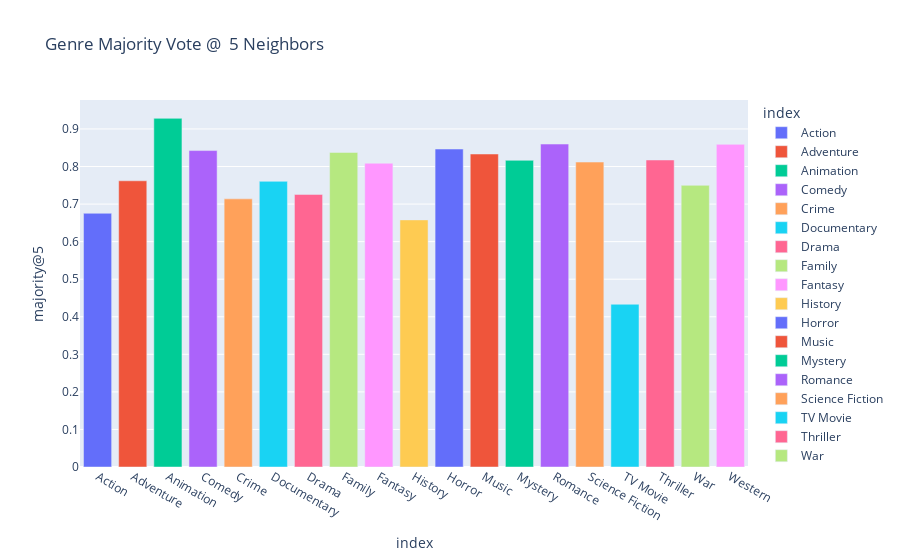

The code cell stored with this chart in its notebook:
### Code cell
fig = px.bar(metrics[majorities], x=metrics.index, y="majority@5", color=metrics.index, title="Genre Majority Vote @ 5 Neighbors")
fig.show()

### Figure 1 — Plotly figure (JSON) as saved in the notebook; plotly's stock layout.template omitted (floating-point values rounded to 4 significant figures)
{"data": [{"alignmentgroup": "True", "hovertemplate": "index=%{x}<br>majority@5=%{y}<extra></extra>", "legendgroup": "Action", "marker": {"color": "#636efa", "pattern": {"shape": ""}}, "name": "Action", "offsetgroup": "Action", "orientation": "v", "showlegend": true, "textposition": "auto", "type": "bar", "x": ["Action"], "xaxis": "x", "y": [0.6755], "yaxis": "y"}, {"alignmentgroup": "True", "hovertemplate": "index=%{x}<br>majority@5=%{y}<extra></extra>", "legendgroup": "Adventure", "marker": {"color": "#EF553B", "pattern": {"shape": ""}}, "name": "Adventure", "offsetgroup": "Adventure", "orientation": "v", "showlegend": true, "textposition": "auto", "type": "bar", "x": ["Adventure"], "xaxis": "x", "y": [0.762], "yaxis": "y"}, {"alignmentgroup": "True", "hovertemplate": "index=%{x}<br>majority@5=%{y}<extra></extra>", "legendgroup": "Animation", "marker": {"color": "#00cc96", "pattern": {"shape": ""}}, "name": "Animation", "offsetgroup": "Animation", "orientation": "v", "showlegend": true, "textposition": "auto", "type": "bar", "x": ["Animation"], "xaxis": "x", "y": [0.9282], "yaxis": "y"}, {"alignmentgroup": "True", "hovertemplate": "index=%{x}<br>majority@5=%{y}<extra></extra>", "legendgroup": "Comedy", "marker": {"color": "#ab63fa", "pattern": {"shape": ""}}, "name": "Comedy", "offsetgroup": "Comedy", "orientation": "v", "showlegend": true, "textposition": "auto", "type": "bar", "x": ["Comedy"], "xaxis": "x", "y": [0.8425], "yaxis": "y"}, {"alignmentgroup": "True", "hovertemplate": "index=%{x}<br>majority@5=%{y}<extra></extra>", "legendgroup": "Crime", "marker": {"color": "#FFA15A", "pattern": {"shape": ""}}, "name": "Crime", "offsetgroup": "Crime", "orientation": "v", "showlegend": true, "textposition": "auto", "type": "bar", "x": ["Crime"], "xaxis": "x", "y": [0.7139], "yaxis": "y"}, {"alignmentgroup": "True", "hovertemplate": "index=%{x}<br>majority@5=%{y}<extra></extra>", "legendgroup": "Documentary", "marker": {"color": "#19d3f3", "pattern": {"shape": ""}}, "name": "Documentary", "offsetgroup": "Documentary", "orientation": "v", "showlegend": true, "textposition": "auto", "type": "bar", "x": ["Documentary"], "xaxis": "x", "y": [0.7606], "yaxis": "y"}, {"alignmentgroup": "True", "hovertemplate": "index=%{x}<br>majority@5=%{y}<extra></extra>", "legendgroup": "Drama", "marker": {"color": "#FF6692", "pattern": {"shape": ""}}, "name": "Drama", "offsetgroup": "Drama", "orientation": "v", "showlegend": true, "textposition": "auto", "type": "bar", "x": ["Drama"], "xaxis": "x", "y": [0.7258], "yaxis": "y"}, {"alignmentgroup": "True", "hovertemplate": "index=%{x}<br>majority@5=%{y}<extra></extra>", "legendgroup": "Family", "marker": {"color": "#B6E880", "pattern": {"shape": ""}}, "name": "Family", "offsetgroup": "Family", "orientation": "v", "showlegend": true, "textposition": "auto", "type": "bar", "x": ["Family"], "xaxis": "x", "y": [0.8375], "yaxis": "y"}, {"alignmentgroup": "True", "hovertemplate": "index=%{x}<br>majority@5=%{y}<extra></extra>", "legendgroup": "Fantasy", "marker": {"color": "#FF97FF", "pattern": {"shape": ""}}, "name": "Fantasy", "offsetgroup": "Fantasy", "orientation": "v", "showlegend": true, "textposition": "auto", "type": "bar", "x": ["Fantasy"], "xaxis": "x", "y": [0.8088], "yaxis": "y"}, {"alignmentgroup": "True", "hovertemplate": "index=%{x}<br>majority@5=%{y}<extra></extra>", "legendgroup": "History", "marker": {"color": "#FECB52", "pattern": {"shape": ""}}, "name": "History", "offsetgroup": "History", "orientation": "v", "showlegend": true, "textposition": "auto", "type": "bar", "x": ["History"], "xaxis": "x", "y": [0.6579], "yaxis": "y"}, {"alignmentgroup": "True", "hovertemplate": "index=%{x}<br>majority@5=%{y}<extra></extra>", "legendgroup": "Horror", "marker": {"color": "#636efa", "pattern": {"shape": ""}}, "name": "Horror", "offsetgroup": "Horror", "orientation": "v", "showlegend": true, "textposition": "auto", "type": "bar", "x": ["Horror"], "xaxis": "x", "y": [0.8466], "yaxis": "y"}, {"alignmentgroup": "True", "hovertemplate": "index=%{x}<br>majority@5=%{y}<extra></extra>", "legendgroup": "Music", "marker": {"color": "#EF553B", "pattern": {"shape": ""}}, "name": "Music", "offsetgroup": "Music", "orientation": "v", "showlegend": true, "textposition": "auto", "type": "bar", "x": ["Music"], "xaxis": "x", "y": [0.8333], "yaxis": "y"}, {"alignmentgroup": "True", "hovertemplate": "index=%{x}<br>majority@5=%{y}<extra></extra>", "legendgroup": "Mystery", "marker": {"color": "#00cc96", "pattern": {"shape": ""}}, "name": "Mystery", "offsetgroup": "Mystery", "orientation": "v", "showlegend": true, "textposition": "auto", "type": "bar", "x": ["Mystery"], "xaxis": "x", "y": [0.8165], "yaxis": "y"}, {"alignmentgroup": "True", "hovertemplate": "index=%{x}<br>majority@5=%{y}<extra></extra>", "legendgroup": "Romance", "marker": {"color": "#ab63fa", "pattern": {"shape": ""}}, "name": "Romance", "offsetgroup": "Romance", "orientation": "v", "showlegend": true, "textposition": "auto", "type": "bar", "x": ["Romance"], "xaxis": "x", "y": [0.8598], "yaxis": "y"}, {"alignmentgroup": "True", "hovertemplate": "index=%{x}<br>majority@5=%{y}<extra></extra>", "legendgroup": "Science Fiction", "marker": {"color": "#FFA15A", "pattern": {"shape": ""}}, "name": "Science Fiction", "offsetgroup": "Science Fiction", "orientation": "v", "showlegend": true, "textposition": "auto", "type": "bar", "x": ["Science Fiction"], "xaxis": "x", "y": [0.8119], "yaxis": "y"}, {"alignmentgroup": "True", "hovertemplate": "index=%{x}<br>majority@5=%{y}<extra></extra>", "legendgroup": "TV Movie", "marker": {"color": "#19d3f3", "pattern": {"shape": ""}}, "name": "TV Movie", "offsetgroup": "TV Movie", "orientation": "v", "showlegend": true, "textposition": "auto", "type": "bar", "x": ["TV Movie"], "xaxis": "x", "y": [0.4333], "yaxis": "y"}, {"alignmentgroup": "True", "hovertemplate": "index=%{x}<br>majority@5=%{y}<extra></extra>", "legendgroup": "Thriller", "marker": {"color": "#FF6692", "pattern": {"shape": ""}}, "name": "Thriller", "offsetgroup": "Thriller", "orientation": "v", "showlegend": true, "textposition": "auto", "type": "bar", "x": ["Thriller"], "xaxis": "x", "y": [0.8174], "yaxis": "y"}, {"alignmentgroup": "True", "hovertemplate": "index=%{x}<br>majority@5=%{y}<extra></extra>", "legendgroup": "War", "marker": {"color": "#B6E880", "pattern": {"shape": ""}}, "name": "War", "offsetgroup": "War", "orientation": "v", "showlegend": true, "textposition": "auto", "type": "bar", "x": ["War"], "xaxis": "x", "y": [0.75], "yaxis": "y"}, {"alignmentgroup": "True", "hovertemplate": "index=%{x}<br>majority@5=%{y}<extra></extra>", "legendgroup": "Western", "marker": {"color": "#FF97FF", "pattern": {"shape": ""}}, "name": "Western", "offsetgroup": "Western", "orientation": "v", "showlegend": true, "textposition": "auto", "type": "bar", "x": ["Western"], "xaxis": "x", "y": [0.859], "yaxis": "y"}], "layout": {"barmode": "relative", "legend": {"title": {"text": "index"}, "tracegroupgap": 0}, "title": {"text": "Genre Majority Vote @  5 Neighbors"}, "xaxis": {"anchor": "y", "categoryarray": ["Action", "Adventure", "Animation", "Comedy", "Crime", "Documentary", "Drama", "Family", "Fantasy", "History", "Horror", "Music", "Mystery", "Romance", "Science Fiction", "TV Movie", "Thriller", "War", "Western"], "categoryorder": "array", "domain": [0, 1], "title": {"text": "index"}}, "yaxis": {"anchor": "x", "domain": [0, 1], "title": {"text": "majority@5"}}}}
